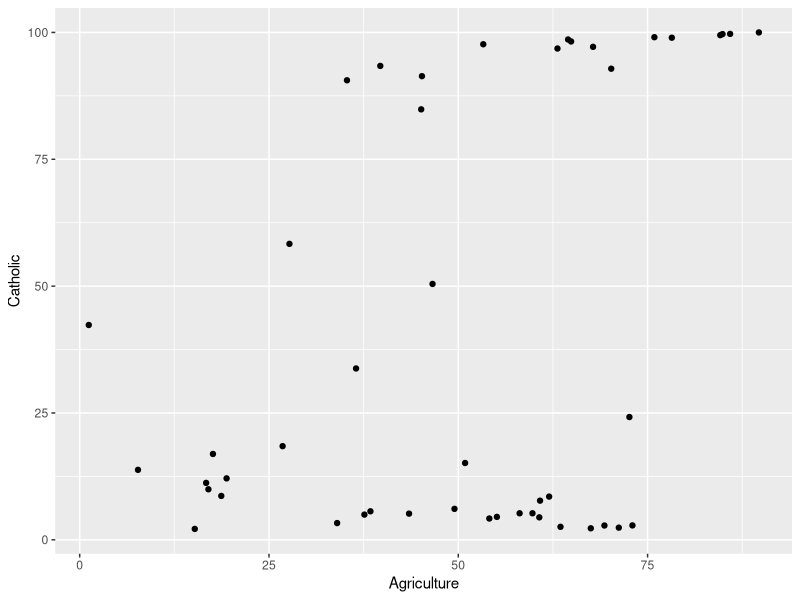

This chart was generated by the following R code: (Note: this script raises an error after producing the figure.)

swiss
head(swiss)
str(swiss)

Tswiss <- lapply(swiss, t)
Tswiss

library(ggplot2)

p <- ggplot(data=swiss, aes(x=Agriculture, y=Catholic))
p + geom_point()
is.data.frame(swiss)
swi <- as.matrix(swiss)
swi
str(swi)
head(swi)
str(swiss)

x <- matrix(1:6, 2, 3)
x

for(i in seq_len(nrow(x))) {
  for(j in seq_len(ncol(x))) {
    print(x[i, j])
    
  }
}

library(plyr)
z <- 5
cointoss <- while(z >= 3 && z <= 10) {
  print(z)
  coin <- rbinom(1,1,0.5)
  if(coin == 1) {
    z <- z+1
    } else {
      z <- z -1
    }
  }
  as.data.frame(table(cointoss))

  
for (i in 1:100) {
  if( i <= 20) {
    next
  }
     return(i == 55)
   }

add2 <- function(x, y){
  x + y
}
  
above10 <- function(x) {
  use <- x > 10
  x[use]
}  
  
x <- 8  
above10(x)  

above <- function(x, n = 10) {
  use <- x > n
  x[use]
}  
 

mydata <- rnorm(100) 
sd(mydata)  
sd( (x <- 1) + mydata)  
sd(x + mydata)  

f <- function(a ,b) {
  a^2
  b^2
}  
f  
f  
f(2)  
f(1)  
f(3)  
f(4)  
f(4,2)  
f(2,0)  
f(a=2,b=4)  

g <- function(c, d){
  print(c)
  print(d)
  }
g(45)  
g(45,23)  
  







